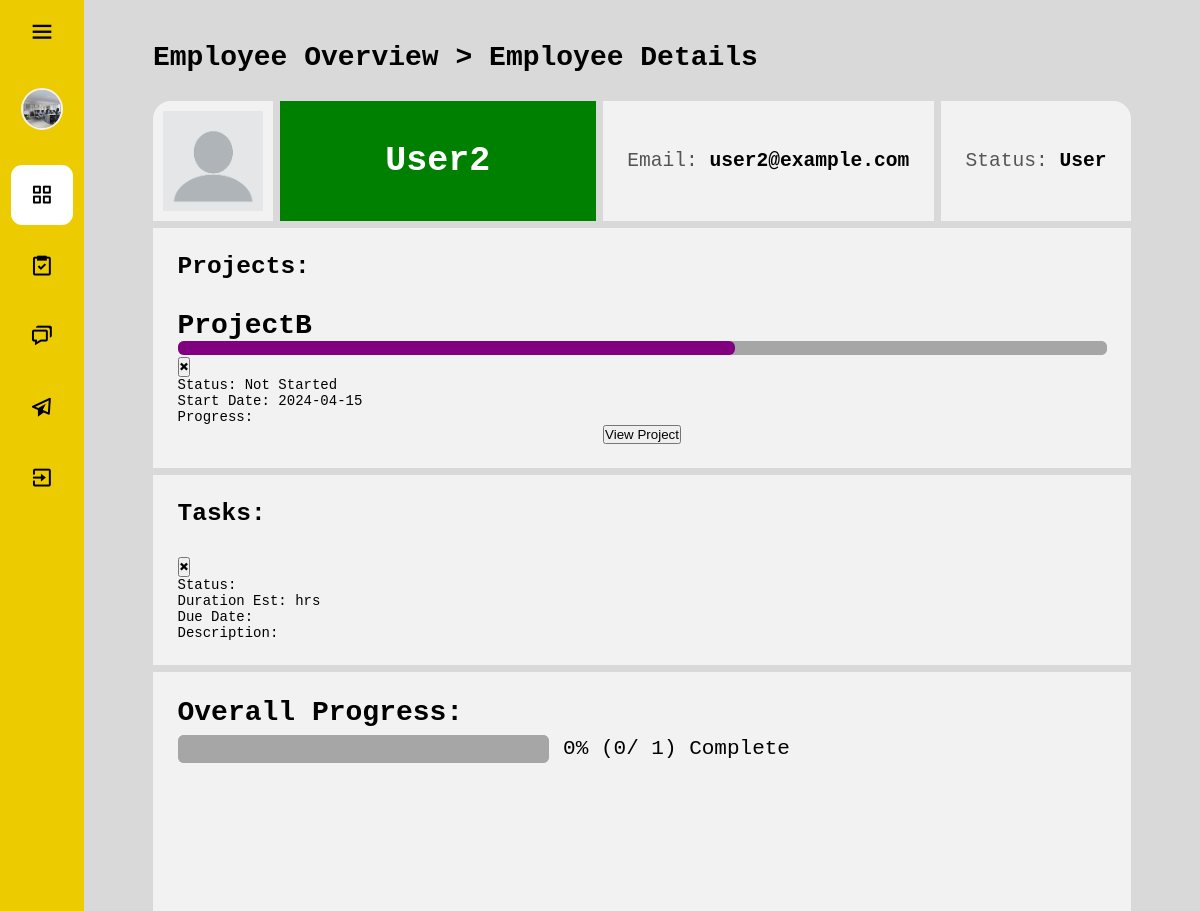
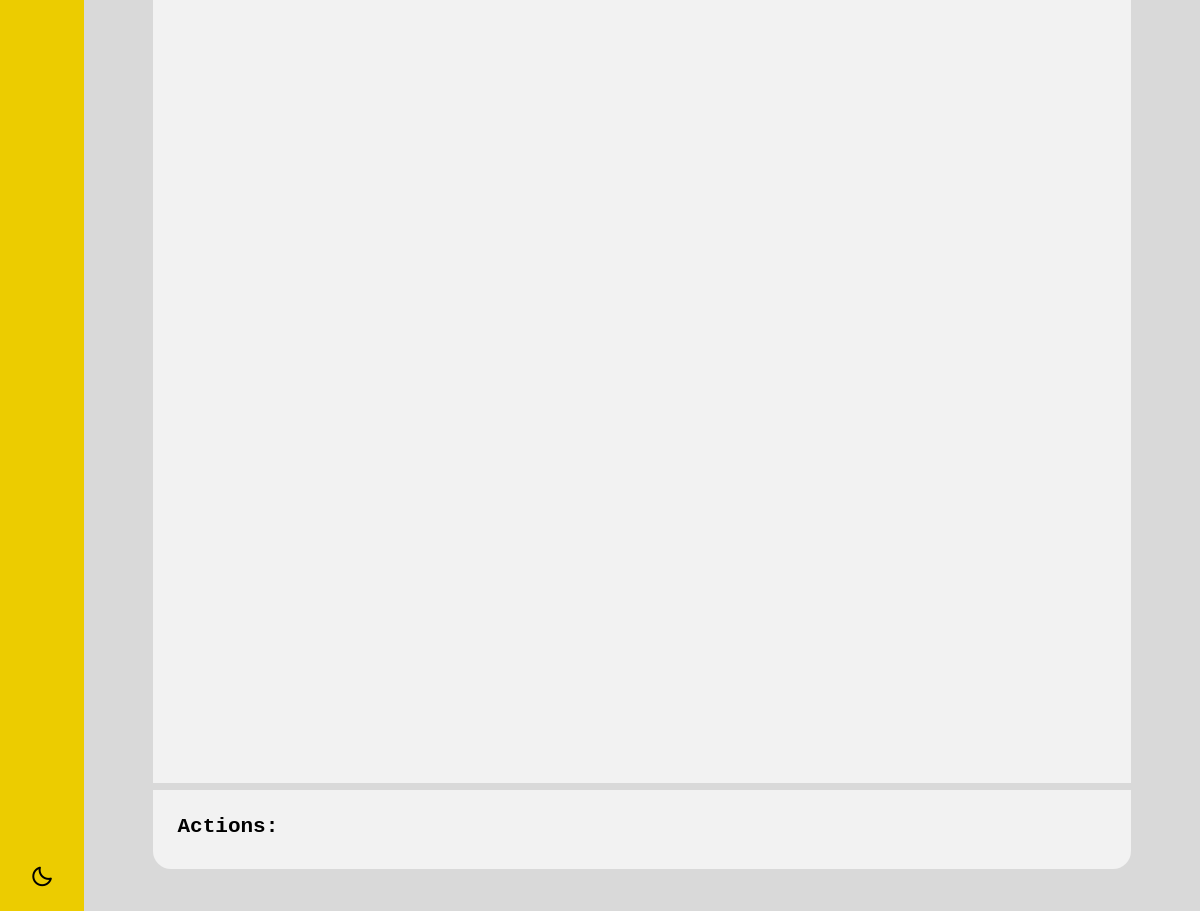
The page /part_2_system/php-pages/other/employee-view.php?id=3 (signed in) on the database its author committed (2 pictures, top to bottom).
### tables this page shows
CREATE TABLE `users` (
  `UserID` int(11) NOT NULL,
  `Username` varchar(255) NOT NULL,
  `Email` varchar(255) NOT NULL,
  `Password` varchar(255) NOT NULL,
  `UserType` varchar(50) NOT NULL,
  `isMod` int(11) NOT NULL
);

CREATE TABLE `userprojects` (
  `UserID` int(11) NOT NULL,
  `ProjectID` int(11) NOT NULL,
  `IsTeamLeader` tinyint(1) NOT NULL
);

CREATE TABLE `projects` (
  `ProjectID` int(11) NOT NULL,
  `ProjectName` varchar(255) NOT NULL,
  `Description` varchar(255) DEFAULT NULL,
  `DueDate` date DEFAULT NULL,
  `Status` varchar(50) DEFAULT NULL,
  `ManagerID` int(11) DEFAULT NULL,
  `Colour` varchar(20) DEFAULT NULL
);

CREATE TABLE `usertasks` (
  `UserID` int(11) NOT NULL,
  `TaskID` int(11) NOT NULL
);

### part_2_system/php-pages/other/employee-view.php (the view, shortened to what this page needs)
<?php
include_once "../components/sidebar-component.php";
$conn = connect();
$emp_id = $_GET["id"];
function get_employee_data($conn, $emp_id){
    $sql = "SELECT Username, Email, UserType FROM users WHERE UserID = '$emp_id'";
    $result = $conn->query($sql);
    $row = $result->fetch_assoc();
    return array($row["Username"], $row["Email"], $row["UserType"]);
}
list($uname, $email, $utype) = get_employee_data($conn, $emp_id);
?>
<!DOCTYPE html>
<html lang="en" data-theme="light" data-project-id="<?=$project_id?>" data-user-id="<?=$_SESSION["user_id"]?>">
<head>
    <link href='https://unpkg.com/boxicons@2.1.4/css/boxicons.min.css' rel='stylesheet'>
    <link rel="stylesheet" href="../../css/main.css">
    <link rel="stylesheet" href="../../css/dash.css">
    <link rel="stylesheet" href="../../css/modal-form-style.css">
    <link rel="stylesheet" href="../../css/overview.css">
    <link rel="stylesheet" href="../../css/project-details.css">
    <link rel="stylesheet" href="../../css/status-icons.css">
    <link rel="stylesheet" href="../../css/to-do-list-section-style.css">
    <link rel="stylesheet" href="../../css/to-do-list-style.css">
    <link rel="stylesheet" href="../../css/employee-view.css">
</head>
<body>
<div class="page-container">
    <?=getSidebarComponent("overview", $_SESSION["username"], "../../images/office2.jpeg");?>
    <main class="main-content">
        <div class="central">
            <header style="margin-bottom: 2rem">
                <h1><a href="./employee-overview.php">Employee Overview</a> > <b>Employee Details</b></h1>
            </header>
            <section class="project-details burger-layout" style="--project-colour: <?=$project_data["Colour"]?>">
                <header class="row" style="grid-template-columns: auto 1fr auto auto;">
                    <div style="padding: 10px;">
                        <img src="../../images/blank-user.png" alt="" width="100", height="100">
                    </div>
                    <div style="background-color: green;">
                        <h2><?=$uname?></h2>
                    </div>
                    <div>
                        <p>Email: <b><?= $email?></b></p>
                    </div>
                    <div class="status-section">
                        <p>Status: <b><?= $utype ?></b></p>
                    </div>
                </header>
                <section id="to-do-list-section">
                    <header>
                        <h2>Projects:</h2>
                    </header>
                    <br>
                    <ul id="project-list" style="list-style-type: none;">
                        <?php
                        $sql = "SELECT * FROM userprojects WHERE UserID = '$emp_id'";
                        $result = $conn->query($sql);
                        while($row = mysqli_fetch_assoc($result)){
                        $id = $row["ProjectID"];
                            $sql2 = "SELECT * FROM projects WHERE ProjectID = '$id'";
                            $project = $conn->query($sql2)->fetch_assoc();
                            ?>
                            <li>
                                <div class="top-section">
                                    <h3><?= $project["ProjectName"] ?></h3>
                                    <progress value="60" max="100" class="project-progress-bar"></progress>
                                    <button type="button" class="edit-option">🞭</button>
                                </div>
                                <div class="bottom-section">
                                    <p>Status: <?= $project["Status"] ?></p>
                                    <p>Start Date: <?= $project["DueDate"] ?></p>
                                    <p>Progress: </p>
                                    <div style="text-align: center;">
                                        <a href="http://localhost/php-pages/manager/project-details.php?id=<?= $row["ProjectID"]?>">
                                            <button >View Project</button>
                                        </a>
                                    </div>
                                </div>
                            </li>
                        <?php
                        }
                        ?>
                    </ul>
                </section>
                <section id="to-do-list-section">
                    <header>
                        <h2>Tasks:</h2>
                    </header>
                    <br>
                    <ul id="project-list" style="list-style-type: none;">
                        <?php
                        $completed = 0;
                        $ongoing = 0;
                        $not_started = 0;
                        $sql = "SELECT * FROM usertasks WHERE UserID = '$emp_id'";
                        $tasks = $conn->query($sql);
                        while($row = mysqli_fetch_assoc($tasks)){
                            $id = $row["TaskID"];
                            $sql2 = "SELECT * FROM tasks WHERE TaskID = '$id' AND IsPrivate = 0";
                            $task = $conn->query($sql2)->fetch_assoc();
                            if($task["TaskStatus"] == "Ongoing"){
                                $ongoing += 1;
                            }else if($task["TaskStatus"] == "Completed"){
                                $completed += 1;
                            }else{
                                $not_started += 1;
                            }
                            ?>
                            <li>
                                <div class="top-section">
                                    <button type="button" class="edit-option">🞭</button>
                                </div>
                                <div class="bottom-section">
                                    <p>Status: <?= $task["TaskStatus"] ?></p>
                                    <p>Duration Est: <?= $task["TaskDuration"] ?>hrs</p>
                                    <p>Due Date: <?= $task["DueDate"] ?></p>
                                    <p>Description:<?= $task["TaskDescription"] ?> </p>
                                </div>
                            </li>
                        <?php
                        }
                        ?>
                    </ul>
                </section>
                <section>
                    <h3>Overall Progress:</h3>
                    <div class="project-progress">
                        <?php
                        $completion_percentage = ($completed + 0.5*$ongoing)/($completed + $ongoing + $not_started) * 100;
                        ?>
                        <progress value="<?= $completion_percentage ?>" max="100" class="project-progress-bar"></progress>
                        <p><?=$completion_percentage?>% (<?=$completed?>/ <?= $completed + $ongoing + $not_started ?>) Complete</p>
                    </div>
                    <div class="chart-container">
                        <div id="columnChartContainer" style="height: 450px; width: 45%; min-width: 500px;"></div>
                        <div id="pieChartContainer" style="height: 450px; width: 45%; min-width: 500px;"></div>
                    </div>
                </section>
                <section>
                    <header>
                        <h2>Actions:</h2>
                    </header>
                </section>
            </section>
        </div>
    </main>
</div>
</body>
</html>

### part_2_system/css/main.css (style rules this page uses)
[data-theme="light"] { --text-color: black; --alt-text-color: #555555; --bg-1: rgb(217,217,217); --bg-2: rgb(242,242,242); --bg-3: rgb(166,166,166); --accent: 236, 204, 0; }
body { font-family: Monospace, sans-serif; color: var(--text-color); overflow: hidden; background-color: var(--bg-1); }
.page-container { display: grid; grid-template-columns: auto 1fr; }
.main-content { --section-padding: 1.5rem; position: relative; width: 100%; height: 100vh; padding: var(--section-padding); overflow: auto; }
.main-content > .central { min-width: min-content; max-width: min(1400px, 80vw); margin-inline: auto; padding: var(--section-padding); }
.burger-layout { --bg-colour: var(--bg-2); --gap: .5rem; --border-radius: 18px; --padding: 1.75rem; display: flex; flex-direction: column; gap: var(--gap); }
.burger-layout > :not(.row), .burger-layout > .row > * { padding: var(--padding); background-color: var(--bg-colour); }
.burger-layout > .row > div { display: flex; flex-direction: row; align-items: center; }
.burger-layout > .row { display: grid; grid-auto-flow: column; align-items: stretch; gap: var(--gap); width: 100%; }
.burger-layout > header.row { display: grid; grid-template-columns: 1fr auto auto; }
.burger-layout > *:first-child { border-top-left-radius: var(--border-radius); border-top-right-radius: var(--border-radius); }
.burger-layout > *:not(:first-child):not(:last-child) { border-radius: 0; }
.burger-layout > *:last-child { border-bottom-left-radius: var(--border-radius); border-bottom-right-radius: var(--border-radius); }
.burger-layout > .row:first-child > *:first-child { border-top-left-radius: var(--border-radius); }
.burger-layout > .row:first-child > *:last-child { border-top-right-radius: var(--border-radius); }
.burger-layout > .row:not(:first-child):not(:last-child) > *, .burger-layout > .row > *:not(:first-child):not(:last-child) { border-radius: 0; }

### part_2_system/css/dash.css (style rules this page uses)
@media (max-width: 1600px) and (min-width: 500px) { :root { font-size: 0.875rem; } }

### part_2_system/css/overview.css (style rules this page uses)
.project-progress-bar { --_border-radius: 6px; --_inner-element-color: purple; width: 100%; -webkit-appearance: none; -moz-appearance: none; appearance: none; border: none; border-radius: var(--_border-radius); background-color: var(--bg-3); }

### part_2_system/css/project-details.css (style rules this page uses)
.project-details { --project-colour: transparent; min-width: 700px; }
.main-content .project-details > header { align-items: stretch; }
.project-details > header h2 { --bg-colour: var(--project-colour); color: white; font-size: 2.5rem; text-align: center; width: 100%; }
.project-details > header p { color: var(--alt-text-color); font-size: 1.4rem; text-align: center; }
.project-details > header p > b { color: var(--text-color); }
.project-details > header > .status-section { gap: 1rem; }
.project-details > section h3, .project-details > .list-container h3 { font-size: 2rem; }
.project-details > section { display: flex; flex-direction: column; gap: .5rem; }
.project-details .project-progress { font-size: 1.5rem; display: flex; flex-direction: row; align-items: center; gap: 1rem; width: 100%; }
.project-details .project-progress > progress { --_inner-element-color: var(--project-colour); width: 40%; height: 28px; }
.chart-container { display: flex; flex-direction: row; flex-wrap: wrap; justify-content: space-between; }

### part_2_system/css/to-do-list-style.css (style rules this page uses)
.main-content > .central { max-width: 85vw; }
#to-do-list-section h2 { font-size: 1.75rem; white-space: nowrap; }

### part_2_system/css/employee-view.css (style rules this page uses)
section > h3 { font-size: 1.75rem; }
div > h3 { font-size: 1.5rem; }
a { color: inherit; text-decoration: none; }

### rows shown on the page
users: Username "User2", Email "user2@example.com", UserType "User"
userprojects: ProjectID.ProjectName "ProjectB", ProjectID.Status "Not Started", ProjectID.DueDate "2024-04-15"

### other values the page prints
$completion_percentage "0"
$completed "0"
$completed + $ongoing + $not_started "1"
